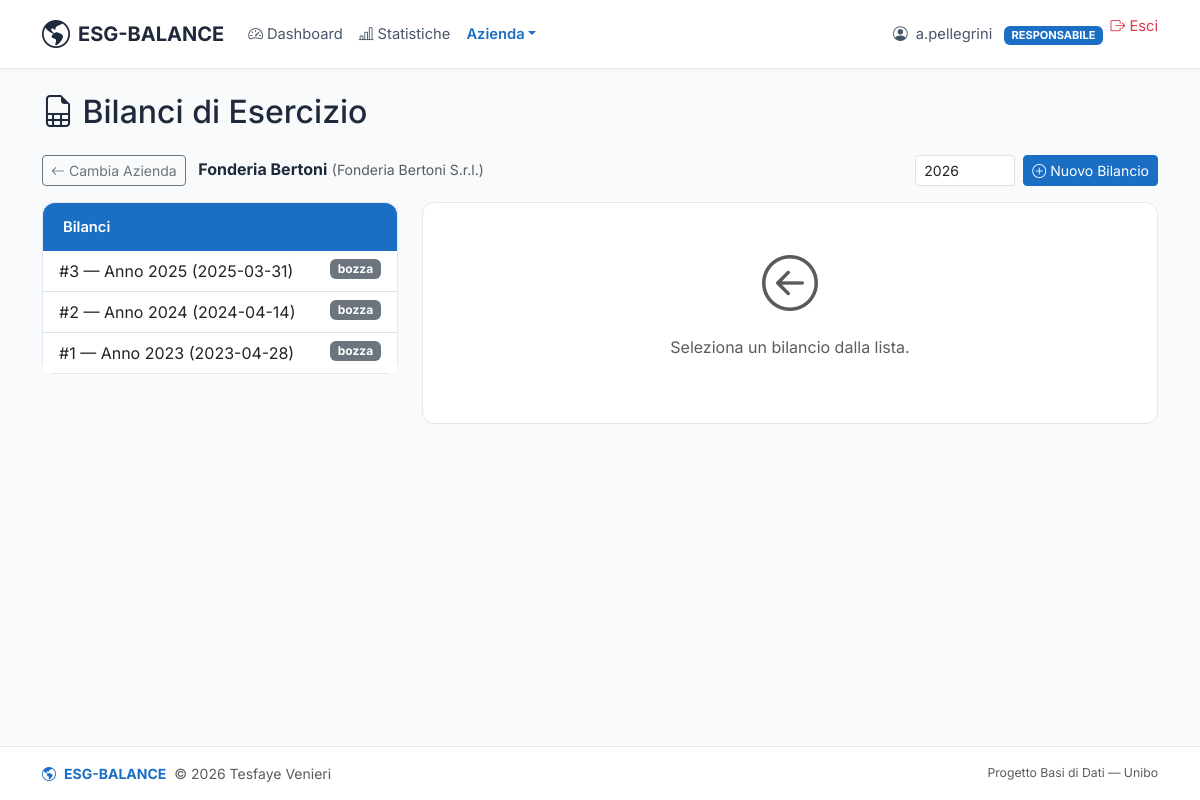
The app's page /pages/responsabile/bilancio.php?azienda=1 (signed in) with its own data.
### tables this page shows
CREATE TABLE aziende (
    id                      INT             NOT NULL AUTO_INCREMENT,
    nome                    VARCHAR(150)    NOT NULL,
    ragione_sociale         VARCHAR(200)    NOT NULL,
    partita_iva             VARCHAR(11)     NOT NULL,
    settore                 VARCHAR(100)    DEFAULT NULL,
    num_dipendenti          INT             DEFAULT NULL,
    logo                    VARCHAR(255)    DEFAULT NULL,
    nr_bilanci              INT             DEFAULT 0,
    username_responsabile   VARCHAR(50)     NOT NULL,
    PRIMARY KEY (id),
    UNIQUE KEY (ragione_sociale),
    UNIQUE KEY (partita_iva),
    FOREIGN KEY (username_responsabile) REFERENCES responsabili(username) ON DELETE CASCADE
);

CREATE TABLE bilanci (
    id              INT     NOT NULL AUTO_INCREMENT,
    id_azienda      INT     NOT NULL,
    anno            YEAR    NOT NULL,
    data_creazione  DATE    NOT NULL,
    stato           ENUM('bozza','in_revisione','approvato','respinto') DEFAULT 'bozza',
    PRIMARY KEY (id),
    UNIQUE KEY (id_azienda, anno),
    FOREIGN KEY (id_azienda) REFERENCES aziende(id) ON DELETE CASCADE
);

### includes/auth.php (called while the page is built, shortened)
<?php
function currentUser(): ?string
{
    return $_SESSION['username'] ?? null;
}

### includes/db.php (called while the page is built, shortened)
<?php
function query(string $sql, array $params = []): array
{
    $pdo = getDBConnection();
    $stmt = $pdo->prepare($sql);
    $stmt->execute($params);
    return $stmt->fetchAll();
}
function queryOne(string $sql, array $params = []): ?array
{
    $rows = query($sql, $params);
    return $rows[0] ?? null;
}

### includes/functions.php (called while the page is built, shortened)
<?php
function statoBadgeClass(string $stato): string
{
    return match ($stato) {
        'bozza'        => 'bg-secondary text-white',
        'in_revisione' => 'bg-accent text-white',
        'approvato'    => 'bg-success text-white',
        'respinto'     => 'bg-danger text-white',
        default        => 'bg-secondary text-white',
    };
}

### pages/responsabile/bilancio.php (the view, shortened to what this page needs)
<?php
require_once __DIR__ . '/../../includes/auth.php';
require_once __DIR__ . '/../../includes/db.php';
require_once __DIR__ . '/../../includes/functions.php';
$username = currentUser();
$id_azienda  = (int)($_GET['azienda'] ?? 0);
$id_bilancio = (int)($_GET['bilancio'] ?? 0);
$azienda = null;
if ($id_azienda > 0) {
    $azienda = queryOne(
        "SELECT * FROM aziende WHERE id = ? AND username_responsabile = ?",
        [$id_azienda, $username]
    );
}
$aziende = query(
    "SELECT id, nome, ragione_sociale FROM aziende WHERE username_responsabile = ? ORDER BY nome",
    [$username]
);
$bilanci = [];
if ($azienda) {
    $bilanci = query(
        "SELECT * FROM bilanci WHERE id_azienda = ? ORDER BY data_creazione DESC",
        [$id_azienda]
    );
}
$valori_bilancio = [];
$bilancio_sel = null;
$voci = query("SELECT nome FROM voci_contabili ORDER BY nome");
require_once __DIR__ . '/../../includes/header.php';
?>
<h2 class="mb-4"><i class="bi bi-file-earmark-spreadsheet"></i> Bilanci di Esercizio</h2>
<?php if (!$azienda): ?>
    <div class="card">
        <div class="card-header bg-accent text-white">Seleziona Azienda</div>
        <div class="card-body">
            <?php if (empty($aziende)): ?>
                <p class="text-muted">Nessuna azienda registrata. <a href="aziende.php">Registrane una</a>.</p>
            <?php else: ?>
                <div class="list-group">
                    <?php foreach ($aziende as $a): ?>
                        <a href="bilancio.php?azienda=<?php echo $a['id']; ?>" class="list-group-item list-group-item-action">
                            <strong><?php echo htmlspecialchars($a['nome']); ?></strong>
                            <small class="text-muted">— <?php echo htmlspecialchars($a['ragione_sociale']); ?></small>
                        </a>
                    <?php endforeach; ?>
                </div>
            <?php endif; ?>
        </div>
    </div>
<?php else: ?>
    <div class="d-flex justify-content-between align-items-center mb-3">
        <div>
            <a href="bilancio.php" class="btn btn-outline-secondary btn-sm"><i class="bi bi-arrow-left"></i> Cambia Azienda</a>
            <span class="ms-2 fw-bold"><?php echo htmlspecialchars($azienda['nome']); ?></span>
            <small class="text-muted">(<?php echo htmlspecialchars($azienda['ragione_sociale']); ?>)</small>
        </div>
        <form method="POST" class="d-inline d-flex align-items-center gap-2">
            <input type="number" name="anno" class="form-control form-control-sm" style="width:100px"
                placeholder="Anno" min="2000" max="2099" value="<?php echo date('Y'); ?>" required>
            <button type="submit" class="btn btn-accent btn-sm"><i class="bi bi-plus-circle"></i> Nuovo Bilancio</button>
        </form>
    </div>
    <div class="row g-4">
        <div class="col-md-4">
            <div class="card">
                <div class="card-header bg-accent text-white">Bilanci</div>
                <div class="card-body p-0">
                    <?php if (empty($bilanci)): ?>
                        <p class="text-muted p-3">Nessun bilancio.</p>
                    <?php else: ?>
                        <div class="list-group list-group-flush">
                            <?php foreach ($bilanci as $b): ?>
                                <a href="bilancio.php?azienda=<?php echo $id_azienda; ?>&bilancio=<?php echo $b['id']; ?>"
                                    class="list-group-item list-group-item-action <?php echo $b['id'] == $id_bilancio ? 'active' : ''; ?>">
                                    #<?php echo $b['id']; ?> — Anno <?php echo $b['anno']; ?> (<?php echo $b['data_creazione']; ?>)
                                    <span class="badge <?php echo statoBadgeClass($b['stato']); ?> float-end"><?php echo $b['stato']; ?></span>
                                </a>
                            <?php endforeach; ?>
                        </div>
                    <?php endif; ?>
                </div>
            </div>
        </div>
        <div class="col-md-8">
            <?php if ($bilancio_sel): ?>
                <div class="card mb-3">
                    <div class="card-header bg-accent text-white">
                        Bilancio #<?php echo $bilancio_sel['id']; ?> (<?php echo $bilancio_sel['data_creazione']; ?>)
                        <span class="badge text-uppercase px-3 py-2
                            <?php echo statoBadgeClass($bilancio_sel['stato']); ?> float-end">
                            <?php echo $bilancio_sel['stato']; ?></span>
                    </div>
                    <div class="card-body">
                        <?php if (empty($valori_bilancio)): ?>
                            <p class="text-muted">Nessuna voce compilata.</p>
                        <?php else: ?>
                            <table class="table table-sm">
                                <thead>
                                    <tr>
                                        <th>Voce Contabile</th>
                                        <th class="text-end">Valore</th>
                                    </tr>
                                </thead>
                                <tbody>
                                    <?php foreach ($valori_bilancio as $vb): ?>
                                        <tr>
                                            <td><?php echo htmlspecialchars($vb['nome_voce']); ?></td>
                                            <td class="text-end">&euro; <?php echo number_format($vb['valore'], 2, ',', '.'); ?></td>
                                        </tr>
                                    <?php endforeach; ?>
                                </tbody>
                            </table>
                        <?php endif; ?>
                        <a href="indicatori_bilancio.php?bilancio=<?php echo $bilancio_sel['id']; ?>&azienda=<?php echo $id_azienda; ?>"
                            class="btn btn-outline-info btn-sm">
                            <i class="bi bi-graph-up"></i> Gestisci Indicatori ESG
                        </a>
                    </div>
                </div>
                <?php if ($bilancio_sel['stato'] === 'bozza'): ?>
                    <div class="card">
                        <div class="card-header bg-accent text-white">Inserisci Valore</div>
                        <div class="card-body">
                            <form method="POST">
                                <?php csrfField(); ?>
                                <input type="hidden" name="action" value="inserisci_valore">
                                <input type="hidden" name="id_bilancio" value="<?php echo $bilancio_sel['id']; ?>">
                                <div class="row">
                                    <div class="col-md-5 mb-3">
                                        <label for="nome_voce" class="form-label">Voce Contabile</label>
                                        <select class="form-select" id="nome_voce" name="nome_voce" required>
                                            <option value="">Seleziona...</option>
                                            <?php foreach ($voci as $v): ?>
                                                <option value="<?php echo htmlspecialchars($v['nome']); ?>">
                                                    <?php echo htmlspecialchars($v['nome']); ?>
                                                </option>
                                            <?php endforeach; ?>
                                        </select>
                                    </div>
                                    <div class="col-md-4 mb-3">
                                        <label for="valore" class="form-label">Valore (&euro;)</label>
                                        <input type="number" class="form-control" id="valore" name="valore"
                                            step="0.01" required>
                                    </div>
                                    <div class="col-md-3 mb-3 d-flex align-items-end">
                                        <button type="submit" class="btn btn-accent w-100">Inserisci</button>
                                    </div>
                                </div>
                            </form>
                        </div>
                    </div>
                <?php endif; ?>
            <?php else: ?>
                <div class="card">
                    <div class="card-body text-center text-muted py-5">
                        <i class="bi bi-arrow-left-circle display-4"></i>
                        <p class="mt-3">Seleziona un bilancio dalla lista.</p>
                    </div>
                </div>
            <?php endif; ?>
        </div>
    </div>
<?php endif; ?>
<?php require_once __DIR__ . '/../../includes/footer.php'; ?>

### assets/css/style.css (style rules this page uses)
body { font-family: 'Inter', sans-serif; min-height: 100vh; display: flex; flex-direction: column; background-color: #f8fafc; color: #1e293b; }
.bg-accent { background-color: #1a6fc4 !important; }
.btn-accent { background-color: #1a6fc4; color: #fff; border: 1px solid #1a6fc4; }
.card { border: 1px solid #e2e8f0; border-radius: 0.75rem; margin-bottom: 1.5rem; }
.card-header { border-radius: 0.75rem 0.75rem 0 0 !important; font-weight: 600; font-size: 0.92rem; padding: 0.8rem 1.25rem; border-bottom: 1px solid #e2e8f0; background-color: #f8fafc; }
.card-header.bg-accent { background-color: #1a6fc4 !important; color: #fff; border-bottom: none; }

### records on screen
aziende: nome "Fonderia Bertoni", ragione_sociale "Fonderia Bertoni S.r.l."
bilanci: id "3", anno "2025", data_creazione "2025-03-31", stato "bozza"
bilanci: id "2", anno "2024", data_creazione "2024-04-14", stato "bozza"
bilanci: id "1", anno "2023", data_creazione "2023-04-28", stato "bozza"

### other values on screen
$current_user "a.pellegrini"
$current_role "RESPONSABILE"
